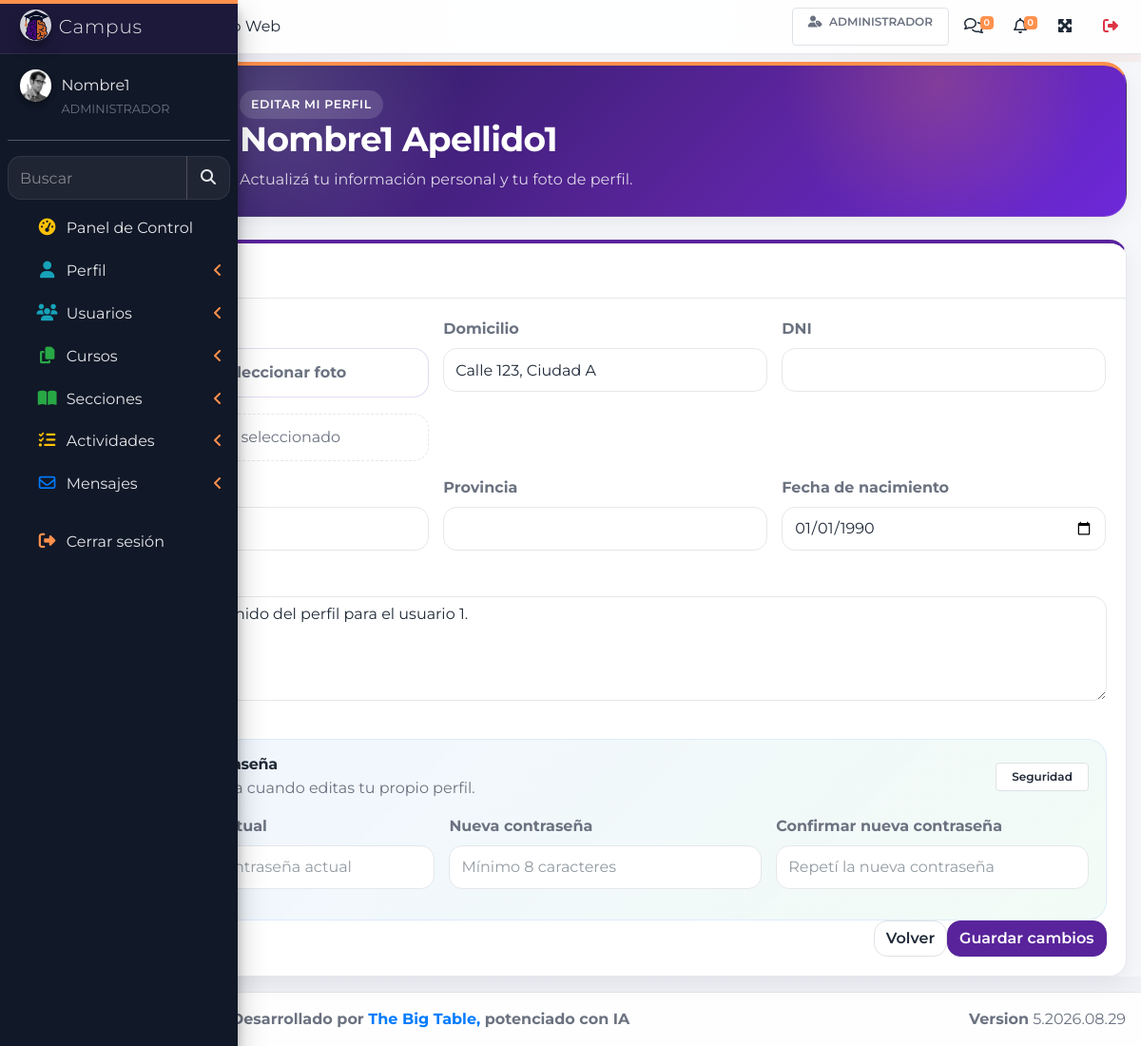
The page /index.php?r=editar-perfil (signed in) on the database its author committed.
### tables this page shows
CREATE TABLE IF NOT EXISTS `perfiles` (
  `idPerfil` int NOT NULL AUTO_INCREMENT,
  `id_usuario` int NOT NULL,
  `dniPerfil` int DEFAULT NULL,
  `telefonoPerfil` char(20) DEFAULT NULL,
  `fnacPerfil` date DEFAULT NULL,
  `domicilioPerfil` varchar(100) DEFAULT NULL,
  `provinciaPerfil` varchar(50) DEFAULT NULL,
  `contenidoPerfil` tinytext,
  PRIMARY KEY (`idPerfil`),
  KEY `id_usuario` (`id_usuario`)
);

CREATE TABLE IF NOT EXISTS `usuarios` (
  `idUsuario` int NOT NULL AUTO_INCREMENT,
  `nombreUsuario` char(20) NOT NULL,
  `apellidoUsuario` char(20) NOT NULL,
  `email` varchar(50) NOT NULL,
  `pass` varchar(100) NOT NULL,
  `resetPass` tinyint(1) NOT NULL,
  `imgUsuario` varchar(30) NOT NULL,
  `activo` tinyint(1) NOT NULL,
  `rol` char(15) NOT NULL,
  `fechaAlta` datetime NOT NULL DEFAULT CURRENT_TIMESTAMP,
  `ultimaConexion` datetime DEFAULT NULL,
  `fechaBaja` datetime DEFAULT NULL,
  `motivoBaja` varchar(255) DEFAULT NULL,
  `usuarioBaja` int DEFAULT NULL,
  `wpUserId` bigint DEFAULT NULL,
  `origenAuth` varchar(20) NOT NULL DEFAULT 'LOCAL',
  PRIMARY KEY (`idUsuario`),
  KEY `idx_wp_user` (`wpUserId`)
);

### controladores/plantilla.controller.php (called while the page is built)
<?php
class PlantillaController{
    public function crtGetPlantilla(){
        include "vistas/plantilla.php";
}
}

### index.php (called while the page is built, shortened)
<?php
require_once("controladores/plantilla.controller.php");
require_once("controladores/usuarios.controller.php");
$plantilla= new PlantillaController();
$plantilla->crtGetPlantilla();
?>

### controladores/usuarios.controller.php (called while the page is built, shortened)
<?php
require_once('modelos/usuarios.modelo.php');
require_once('modelos/perfiles.modelo.php');
class ControladorUsuarios
{
    public static function crtUsuarioActual()
    {
        $idUsuarioActual = (int) ($_SESSION['usuario']['id'] ?? 0);
        return ModeloUsuarios::mdlObtenerUsuarioCompleto($idUsuarioActual);
    }
    public static function rutaImagenUsuario($rutaImagen, $fallback = 'user2-160x160.jpg')
    {
        $rutaImagen = trim((string) $rutaImagen);
        $fallback = trim((string) $fallback) !== '' ? trim((string) $fallback) : 'user2-160x160.jpg';
        $candidatos = [];
        if ($rutaImagen !== '') {
            $rutaLimpia = ltrim($rutaImagen, './');
            $candidatos[] = $rutaLimpia;
            if (!str_starts_with($rutaLimpia, 'usuarios/')) {
                $candidatos[] = 'usuarios/' . basename($rutaLimpia);
            }
            $base = basename($rutaLimpia);
            if ($base !== '') {
                $candidatos[] = 'usuarios/' . $base;
                $candidatos[] = $base;
            }
        }
        $candidatos[] = $fallback;
        foreach (array_unique($candidatos) as $candidato) {
            $normalizado = ltrim((string) $candidato, './');
            $rutaFisica = __DIR__ . '/../img/' . $normalizado;
            if (is_file($rutaFisica)) {
                return $normalizado;
            }
            $base = basename($normalizado);
        }
        return $fallback;
    }
}

### modelos/conexion.php (called while the page is built, shortened)
<?php
class Conexion
{
    private static $pdo = null;
    private static function crearPdo($host, $port, $dbName, $user, $password)
    {
        $dsn = sprintf(
            'mysql:host=%s;port=%s;dbname=%s;charset=utf8mb4',
            $host,
            $port,
            $dbName
        );
        $link = new PDO($dsn, $user, $password);
        $link->setAttribute(PDO::ATTR_ERRMODE, PDO::ERRMODE_EXCEPTION);
        $link->exec('set names utf8mb4');
        $link->exec("SET time_zone = '-03:00'");
        return $link;
    }
    public static function conectar()
    {
        try {
            if (self::$pdo instanceof PDO) {
                return self::$pdo;
            }
            self::$pdo = self::crearPdo(DB_HOST, DB_PORT, DB_NAME, DB_USER, DB_PASSWORD);
            return self::$pdo;
        } catch (PDOException $e) {
            echo 'Error de conexion: ' . $e->getMessage();
            return null;
        }
    }
}
?>

### modelos/usuarios.modelo.php (called while the page is built, shortened)
<?php
require_once('conexion.php');
class ModeloUsuarios
{
    public static function mdlObtenerUsuarioCompleto($idUsuario)
    {
        $stmt = Conexion::conectar()->prepare("
            SELECT u.*,
                   p.idPerfil,
                   p.dniPerfil,
                   p.telefonoPerfil,
                   p.fnacPerfil,
                   p.domicilioPerfil,
                   p.provinciaPerfil,
                   p.contenidoPerfil,
                   DATE_FORMAT(p.fnacPerfil, '%d/%m/%Y') AS fnacFormateada,
                   DATE_FORMAT(u.fechaAlta, '%d/%m/%Y %H:%i') AS fechaAltaFmt,
                   DATE_FORMAT(u.ultimaConexion, '%d/%m/%Y %H:%i') AS ultimaConexionFmt,
                   DATE_FORMAT(u.fechaBaja, '%d/%m/%Y %H:%i') AS fechaBajaFmt,
                   CONCAT(u2.nombreUsuario, ' ', u2.apellidoUsuario) AS usuarioBajaNombre
            FROM usuarios u
            LEFT JOIN perfiles p ON p.id_usuario = u.idUsuario
            LEFT JOIN usuarios u2 ON u2.idUsuario = u.usuarioBaja
            WHERE u.idUsuario = :idUsuario
            LIMIT 1
        ");
        $stmt->bindParam(":idUsuario", $idUsuario, PDO::PARAM_INT);
        $stmt->execute();
        return $stmt->fetch(PDO::FETCH_ASSOC);
    }
}

### modelos/perfiles.modelo.php (called while the page is built, shortened)
<?php
require_once('conexion.php');
class ModeloPerfiles
{
    static public function mdlObtenerPerfilPorUsuario($idUsuario)
    {
        $stmt = Conexion::conectar()->prepare("
            SELECT *,
                   DATE_FORMAT(fnacPerfil, '%d/%m/%Y') AS fnacFormateada
            FROM perfiles
            WHERE id_usuario = :id_usuario
            LIMIT 1
        ");
        $stmt->bindParam(':id_usuario', $idUsuario, PDO::PARAM_INT);
        $stmt->execute();
        return $stmt->fetch(PDO::FETCH_ASSOC);
    }
}

### vistas/paginas/usuario/editar-perfil.php (the view, shortened to what this page needs)
<?php
$perfilActual = ControladorUsuarios::crtUsuarioActual();
$perfilDatos = $perfilActual ? ModeloPerfiles::mdlObtenerPerfilPorUsuario((int) ($_SESSION['usuario']['id'] ?? 0)) : [];
$nombreCompleto = trim((string) (($perfilActual['nombreUsuario'] ?? '') . ' ' . ($perfilActual['apellidoUsuario'] ?? '')));
$puedeCambiarClave = (int) ($_SESSION['usuario']['id'] ?? 0) > 0
  && (int) ($_SESSION['usuario']['id'] ?? 0) === (int) ($perfilActual['idUsuario'] ?? 0);
$imagenPerfil = ControladorUsuarios::rutaImagenUsuario($perfilActual['imgUsuario'] ?? '', 'user2-160x160.jpg');
$e = static function ($valor) {
    return htmlspecialchars((string) $valor, ENT_QUOTES, 'UTF-8');
};
?>
<section class="content page-fade">
  <div class="container-fluid">
    <div class="profile-hero mb-4">
      <div class="profile-hero__content">
        <div class="profile-hero__avatar">
          <img src="./img/<?php echo $e($imagenPerfil); ?>" alt="Foto de perfil">
        </div>
        <div class="profile-hero__copy">
          <span class="profile-kicker">Editar mi perfil</span>
          <h1 class="profile-title mb-2"><?php echo $e($nombreCompleto !== '' ? $nombreCompleto : 'Usuario'); ?></h1>
          <p class="profile-lead mb-0">Actualizá tu información personal y tu foto de perfil.</p>
        </div>
      </div>
    </div>
    <div class="card glass-card">
      <div class="card-header">
        <h3 class="card-title mb-0">Mis datos</h3>
      </div>
      <div class="card-body">
        <form action="" method="post" enctype="multipart/form-data">
          <div class="row">
            <div class="col-md-4">
              <div class="form-group">
                <label>Foto de perfil</label>
                <div class="classroom-file profile-upload">
                  <label class="classroom-file__button profile-upload__button" for="perfilImgUsuario">
                    <i class="fas fa-image mr-2"></i>Seleccionar foto
                  </label>
                  <span class="classroom-file__name profile-file-name">Ningún archivo seleccionado</span>
                </div>
              </div>
            </div>
            <div class="col-md-4">
              <div class="form-group">
                <label>Domicilio</label>
                <input type="text" class="form-control" name="domicilioPerfil" value="<?php echo $e($perfilDatos['domicilioPerfil'] ?? ''); ?>">
              </div>
            </div>
            <div class="col-md-4">
              <div class="form-group">
                <label>DNI</label>
                <input type="text" class="form-control" name="dniPerfil" value="<?php echo $e($perfilDatos['dniPerfil'] ?? ''); ?>" maxlength="8">
              </div>
            </div>
            <div class="col-md-4">
              <div class="form-group">
                <label>Teléfono</label>
                <input type="text" class="form-control" name="telefonoPerfil" value="<?php echo $e($perfilDatos['telefonoPerfil'] ?? ''); ?>">
              </div>
            </div>
            <div class="col-md-4">
              <div class="form-group">
                <label>Provincia</label>
                <input type="text" class="form-control" name="provinciaPerfil" value="<?php echo $e($perfilDatos['provinciaPerfil'] ?? ''); ?>">
              </div>
            </div>
            <div class="col-md-4">
              <div class="form-group">
                <label>Fecha de nacimiento</label>
                <input type="date" class="form-control" name="fnacPerfil" value="<?php echo $e($perfilDatos['fnacPerfil'] ?? ''); ?>">
              </div>
            </div>
            <div class="col-12">
              <div class="form-group">
                <label>Sobre mí</label>
                <textarea class="form-control" rows="4" name="contenidoPerfil"><?php echo $e($perfilDatos['contenidoPerfil'] ?? ''); ?></textarea>
              </div>
            </div>
          </div>
          <?php if ($puedeCambiarClave): ?>
            <div class="profile-security-box mt-4">
              <div class="d-flex flex-wrap justify-content-between align-items-center mb-3 gap-2">
                <div>
                  <h4 class="section-title mb-1">Cambiar contraseña</h4>
                  <p class="text-muted mb-0">Solo se muestra cuando editas tu propio perfil.</p>
                </div>
                <span class="badge badge-light border px-3 py-2">Seguridad</span>
              </div>
              <div class="row">
                <div class="col-md-4">
                  <div class="form-group">
                    <label>Contraseña actual</label>
                    <input type="password" class="form-control" name="passActual" autocomplete="current-password" placeholder="Ingresá tu contraseña actual">
                  </div>
                </div>
                <div class="col-md-4">
                  <div class="form-group">
                    <label>Nueva contraseña</label>
                    <input type="password" class="form-control" name="passNueva" autocomplete="new-password" minlength="8" placeholder="Mínimo 8 caracteres">
                  </div>
                </div>
                <div class="col-md-4">
                  <div class="form-group">
                    <label>Confirmar nueva contraseña</label>
                    <input type="password" class="form-control" name="passNuevaConfirmar" autocomplete="new-password" minlength="8" placeholder="Repetí la nueva contraseña">
                  </div>
                </div>
              </div>
            </div>
          <?php endif; ?>
          <div class="d-flex justify-content-end gap-2">
            <a href="index.php?r=perfil-usuario" class="btn btn-light border">Volver</a>
            <button type="submit" class="btn btn-primary">Guardar cambios</button>
          </div>
        </form>
      </div>
    </div>
  </div>
</section>

### rows shown on the page
perfiles: id_usuario.apellidoUsuario "Nombre1 Apellido1", domicilioPerfil "Calle 123, Ciudad A", fnacPerfil "01/01/1990", contenidoPerfil "Este es el contenido del perfil para el usuario 1."

### other values the page prints
ControladorPermisos::etiquetaRol() "ADMINISTRADOR"
$cabecera['mensajes'] "0"
$cabecera['notificaciones'] "0"
